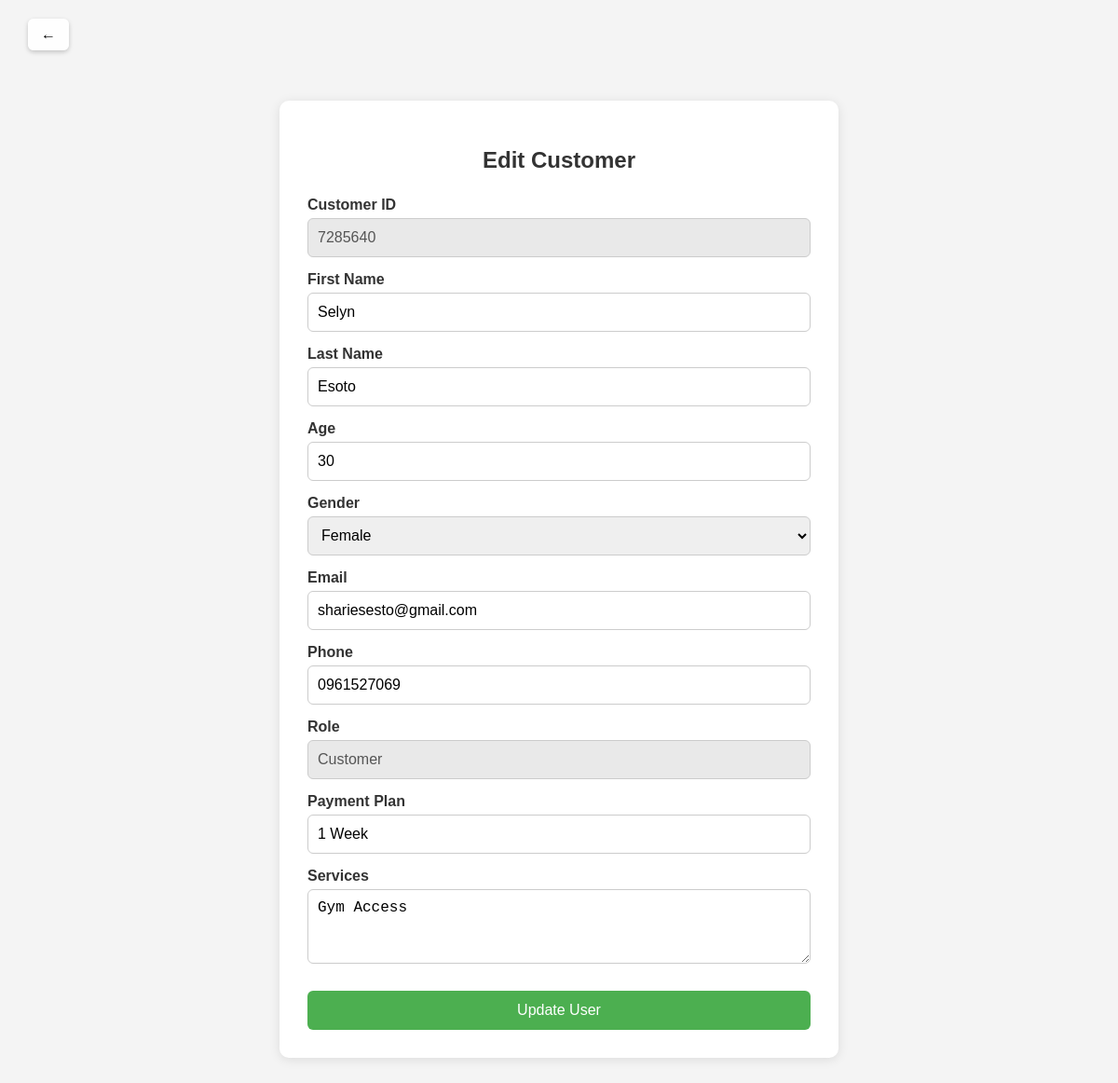
The app's page /GYM/admin/edit_user.php?id=10 with its own data.
### tables this page shows
CREATE TABLE `users` (
  `id` int(11) NOT NULL,
  `first_name` varchar(255) DEFAULT NULL,
  `last_name` varchar(255) DEFAULT NULL,
  `age` int(11) DEFAULT NULL,
  `gender` varchar(50) DEFAULT NULL,
  `email` varchar(255) DEFAULT NULL,
  `phone` varchar(50) DEFAULT NULL,
  `role` varchar(50) DEFAULT NULL,
  `student_id` varchar(50) DEFAULT NULL,
  `course` varchar(50) DEFAULT NULL,
  `section` varchar(50) DEFAULT NULL,
  `customer_id` varchar(50) DEFAULT NULL,
  `payment_plan` varchar(50) DEFAULT NULL,
  `services` text DEFAULT NULL,
  `faculty_id` varchar(50) DEFAULT NULL,
  `faculty_dept` varchar(50) DEFAULT NULL,
  `created_at` timestamp NOT NULL DEFAULT current_timestamp()
);

### GYM/admin/edit_user.php (the view, shortened to what this page needs)
<?php
include('../user/db_connection.php');
$id = $_GET['id'] ?? null;
$query = "SELECT * FROM users WHERE id = ?";
$stmt = $conn->prepare($query);
$stmt->bind_param("i", $id);
$stmt->execute();
$result = $stmt->get_result();
$user = $result->fetch_assoc();
?>
<!DOCTYPE html>
<html>
<head>
</head>
<body>
<a class="back-arrow" href="manage_users.php"> ← </a>
<div class="form-container">
    <h2>Edit Customer</h2>
    <form method="POST">
        <label>Customer ID</label>
        <input type="text" value="<?= htmlspecialchars($user['customer_id']) ?>" disabled>
        <label>First Name</label>
        <input type="text" name="first_name" value="<?= htmlspecialchars($user['first_name']) ?>" required>
        <label>Last Name</label>
        <input type="text" name="last_name" value="<?= htmlspecialchars($user['last_name']) ?>" required>
        <label>Age</label>
        <input type="number" name="age" value="<?= htmlspecialchars($user['age']) ?>" required>
        <label>Gender</label>
        <select name="gender" required>
            <option value="Female" <?= $user['gender'] === 'Female' ? 'selected' : '' ?>>Female</option>
        </select>
        <label>Email</label>
        <input type="email" name="email" value="<?= htmlspecialchars($user['email']) ?>" required>
        <label>Phone</label>
        <input type="text" name="phone" value="<?= htmlspecialchars($user['phone']) ?>" required>
        <label>Role</label>
        <input type="text" value="<?= htmlspecialchars($user['role']) ?>" disabled>
        <label>Payment Plan</label>
        <input type="text" name="payment_plan" value="<?= htmlspecialchars($user['payment_plan']) ?>">
        <label>Services</label>
        <textarea name="services"><?= htmlspecialchars($user['services']) ?></textarea>
        <button type="submit">Update User</button>
    </form>
</div>
</body>
</html>

### GYM/admin/edit_user.php (style rules this page uses)
* { box-sizing: border-box; }
body { font-family: Arial, sans-serif; background: #f4f4f4; color: #333; padding: 60px 20px; }
.form-container { max-width: 600px; margin: 40px auto; background: #fff; padding: 30px; border-radius: 10px; box-shadow: 0 2px 12px rgba(0,0,0,0.1); position: relative; }
h2 { text-align: center; margin-bottom: 25px; }
label { display: block; margin-top: 15px; margin-bottom: 5px; font-weight: bold; }
input[type="text"], input[type="number"], input[type="email"], select, textarea { width: 100%; padding: 10px; font-size: 16px; border: 1px solid #ccc; border-radius: 6px; height: 42px; }
textarea { height: 80px; resize: vertical; }
input[disabled] { background-color: #e9e9e9; color: #555; }
button { margin-top: 25px; background-color: #4CAF50; color: white; padding: 12px; border: none; border-radius: 6px; font-size: 16px; cursor: pointer; width: 100%; }
.back-arrow { position: absolute; top: 20px; left: 30px; font-size: 16px; text-decoration: none; background-color: rgba(255, 255, 255, 0.9); color: #000; padding: 8px 14px; border-radius: 6px; font-weight: bold; box-shadow: 0 2px 5px rgba(0, 0, 0, 0.2); transition: all 0.3s ease; z-index: 1000; }

### records on screen
users: customer "7285640", first_name "Selyn", last_name "Esoto", age "30", gender "Female", email "shariesesto@gmail.com", phone "0961527069", role "Customer", payment_plan "1 Week", services "Gym Access"
